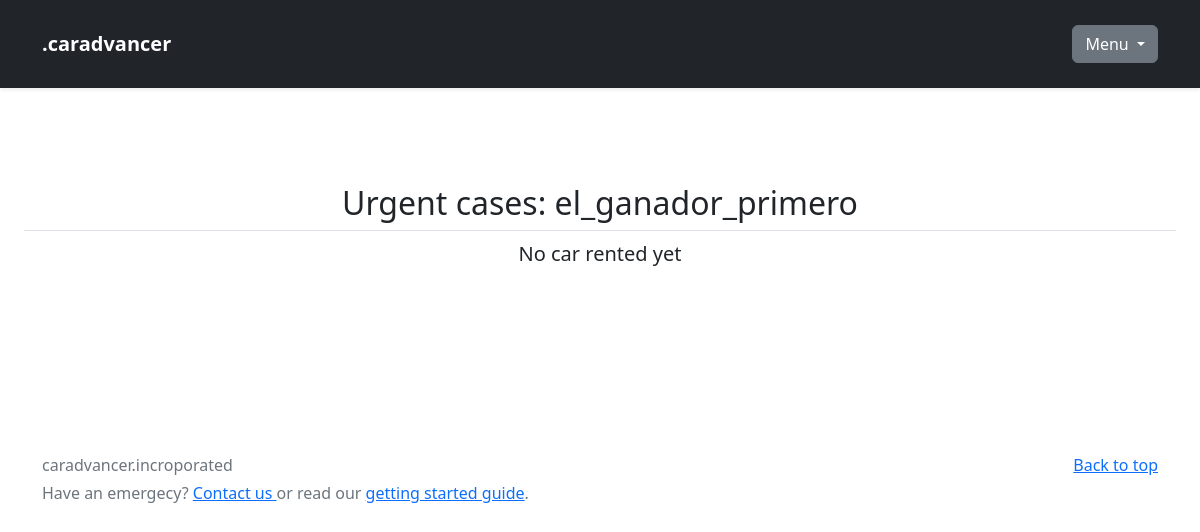
/user/el_ganador_primero/case (signed in), run on an earlier commit of the app's database.
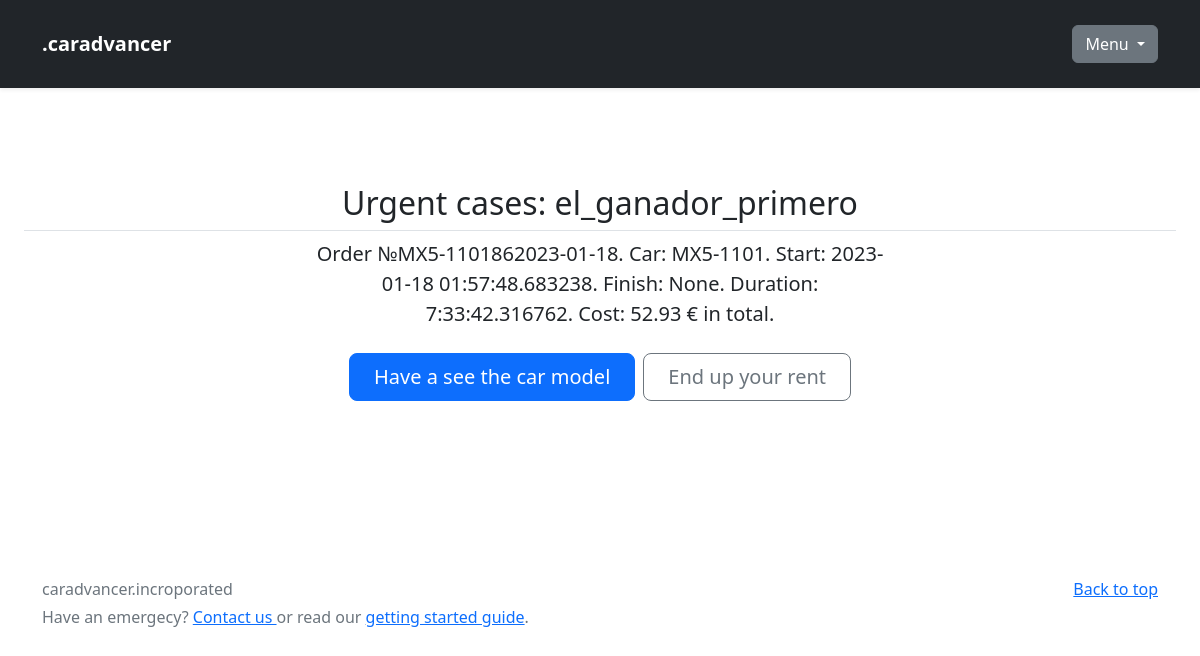
And on a later commit of the database.
### databases/caDB.py (models this page shows)
class Orders(Base):
    __tablename__ = 'orders'
    id = Column(Integer, primary_key=True)
    order_id_for_show = Column(String, unique=True)
    user_rented = Column(String, ForeignKey('users.nickname'))
    car_rented = Column(String, ForeignKey('car_actual.serial_number'))
    order_started = Column(DateTime)
    order_finished = Column(DateTime)
    order_duration = Column(String)
    order_price = Column(Float)
    order_summ = Column(Float)
    order_status = Column(String, default='On action')
    def __str__(self):
        return f'Order №{self.order_id_for_show}. Car: {self.car_rented}. \
        Start: {self.order_started}. Finish: {self.order_finished}. \
        Duration: {get_order_duration(self.order_id_for_show)}. Cost: {get_order_summ(self.order_id_for_show)} € in total.'

### user/user.py (the view)
@user.route('/<username>/case', methods=["POST", "GET"])  # актуальные заказы одного пользователя
def user_case(username):
    res = get_one_order_by_user_and_status(username, 'On action')
    try:
        case = res
        return render_template('user/case.html', title='Актуальные заказы', nickname=session['user_actual'],
                               case=case)
    except:
        case = 'No cars rented'
        return render_template('user/case.html', title='Актуальные заказы', nickname=session['user_actual'],
                               case=case)

### databases/caDB.py (called while the page is built)
def get_one_order_by_id(order_id_for_show):  # получаем заказ по его id
    query = s.query(Orders).filter(
        Orders.order_id_for_show == order_id_for_show).first()
    return query

def get_one_order_by_user_and_status(nickname, status):  # получаем заказ по пользователю и статусу
    query = s.query(Orders).filter(Orders.user_rented == nickname,
                                   Orders.order_status == status).first()
    return query

def get_order_duration(order_id_for_show):
    order = get_one_order_by_id(order_id_for_show)
    if not order.order_finished:
        res = datetime.datetime.now() - order.order_started
        return res
    else:
        res = order.order_finished - order.order_started
        return res

def get_order_summ(order_id_for_show):
    order = get_one_order_by_id(order_id_for_show)
    time_rented = get_order_duration(order.order_id_for_show)
    res = round(float(time_rented.total_seconds() / 60) * order.order_price / 60, 2)
    return res

### user/templates/user/case.html
{% import 'macros.html' as macros %}
{% extends 'base.html' %}
{% block content %}
<div class="px-4 py-5 my-5 text-center">
    <h2 class="pb-2 border-bottom">Urgent cases: {{nickname}}</h2>
    <div class="col-lg-6 mx-auto">
        <p class="lead mb-4">
            {% if case %}
            {{case}}
        <div class="d-grid gap-2 d-sm-flex justify-content-sm-center">
            <button onclick="window.location.href ='#'" type="button" class="btn btn-primary btn-lg px-4 gap-3">Have a
                see the car model
            </button>
            <button onclick="window.location.href ='{{url_for('.end_rent_actual_car')}}'" type="button"
                    class="btn btn-outline-secondary btn-lg px-4">
                End up your rent
            </button>
        </div>
        {% else %}
        No car rented yet
        {% endif %}
        </p>
    </div>
</div>
{% endblock content %}

What changed in the data, as far as the page shows it:
added Orders: user_rented "el_ganador_primero", order_id_for_show+car_rented+order_started "Order №MX5-1101862023-01-18. Car: MX5-1101. Start: 2023-01-18 01:57:48.683238. Finish: None. Duration: 7:33:42.316762. Cost: 52.93 € in total."
Also different on the page:
{{ nickname }}: "el_ganador_primero" → (not shown)
text no longer shown: "No car rented yet"
text now shown: "Have a see the car model End up your rent"
